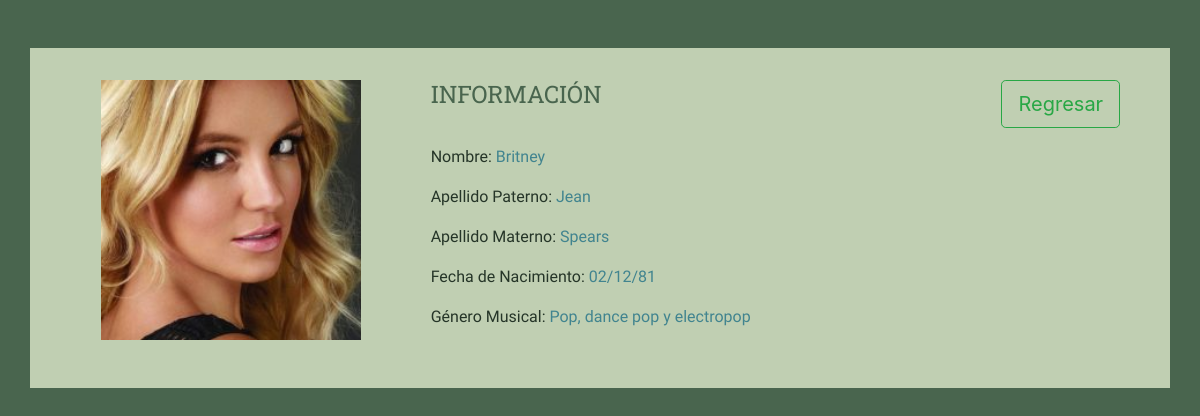
The app's page /cantante.php?id=4 with its own data.
### tables this page shows
CREATE TABLE IF NOT EXISTS `cantantes` (
  `id` int(11) NOT NULL AUTO_INCREMENT,
  `nombre` varchar(50) NOT NULL,
  `ap_paterno` varchar(50) NOT NULL,
  `ap_materno` varchar(50) NOT NULL,
  `fecha_nacimiento` date NOT NULL,
  `genero_musical` varchar(50) NOT NULL,
  `imagen` varchar(50) NOT NULL,
  PRIMARY KEY (`id`)
);

### cantante.php (the view, shortened to what this page needs)
<!DOCTYPE html>
<html lang="en">
<head>
    <link rel="stylesheet" href="https://stackpath.bootstrapcdn.com/bootstrap/4.1.1/css/bootstrap.min.css">
    <link rel="stylesheet" href="css/style.css">
</head>
<body>
    <section class="container">
        <article class="row">
            <?php
                require 'conexion.php';
                $id = filter_input(INPUT_GET,'id',FILTER_VALIDATE_INT);
                if($id){
                  $result = $conn->query('SELECT * FROM cantantes WHERE id='.$id);
                  while($row = $result->fetch_assoc()){
                      $date = new DateTime($row['fecha_nacimiento']);
                      echo '<figure class="col-4 img-fluid">';
                      echo '<img class="cantante-img" src="'.$row['imagen'].'" alt="'.$row['nombre'].'">';
                      echo '</figure>';
                      echo '<aside class="col-6">';
                      echo '<h2>INFORMACIÓN</h2>';
                      echo '<p>Nombre: <span>'.$row['nombre'].'</span></p>';
                      echo '<p>Apellido Paterno: <span>'.$row['ap_paterno'].'</span></p>';
                      echo '<p>Apellido Materno: <span>'.$row['ap_materno'].'</span></p>';
                      echo '<p>Fecha de Nacimiento: <span>'.date_format($date, 'd/m/y').'</span></p>';
                      echo '<p>Género Musical: <span>'.$row['genero_musical'].'</span></p>';
                      echo '</aside>';
                  }
                }else{
                  echo "0 resultados";
                  $conn->close();
                }
            ?>
            <div class="col-2">
                <a href="index.php" class="btn btn-outline-success btn-lg" role="button" aria-pressed="true">Regresar</a>
            </div>
        </article>
    </section>
</body>
</html>

### css/style.css (style rules this page uses)
body { background-color: #49654E; }
.container { display: table; background-color: #C0CFB2; padding: 2em; text-align: center; margin: 3em auto; }
a { display: table-cell; padding: 1em; }
figure { display: inline-block; height: 225px; position: relative; width: 225px; }
.cantante-img { height: 260px; width: 260px; }
aside { text-align: left; }
h2 { color: #49654E; font-family: 'Roboto Slab', serif; font-size: 1.5em; font-weight: 400; margin-bottom: 1.5em; }
p { color: #253528; font-size: 1em; font-family: 'Comfortaa', cursive; font-weight: 400; }
span { color: #41848F; font-size: 1em; font-family: 'Comfortaa', cursive; font-weight: 400; }

### records on screen
cantantes: imagen (picture), nombre "Britney", ap_paterno "Jean", ap_materno "Spears", fecha_nacimiento "02/12/81", genero_musical "Pop, dance pop y electropop"
